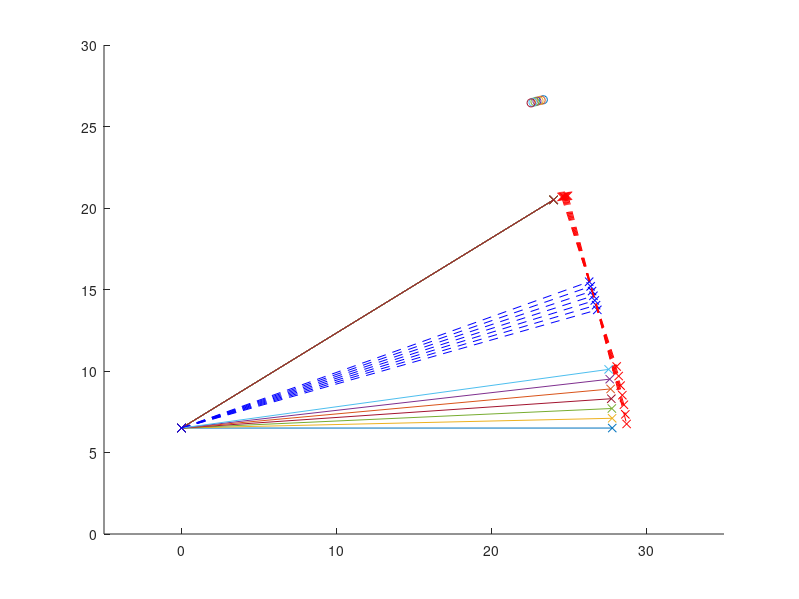
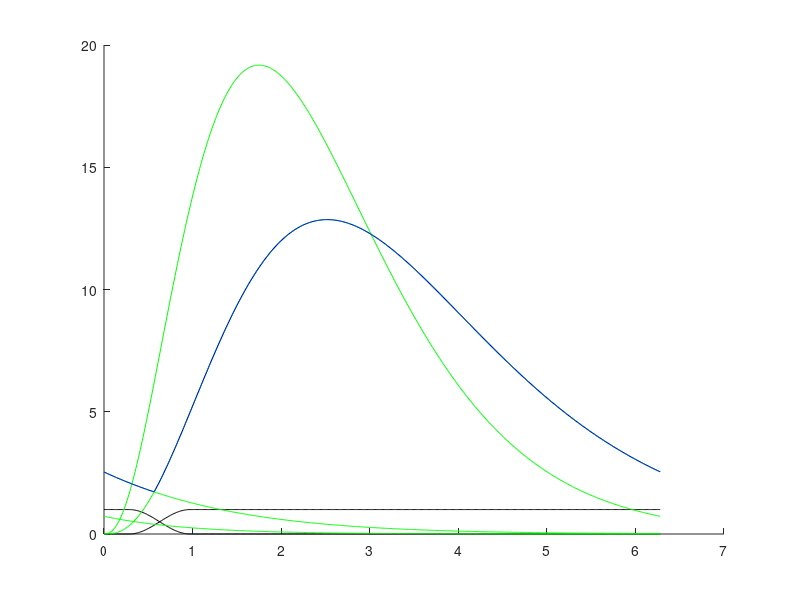
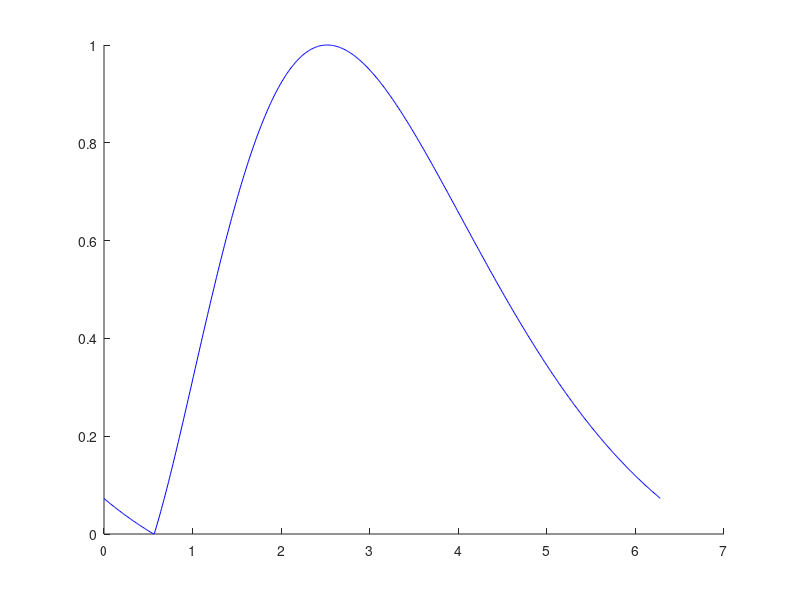
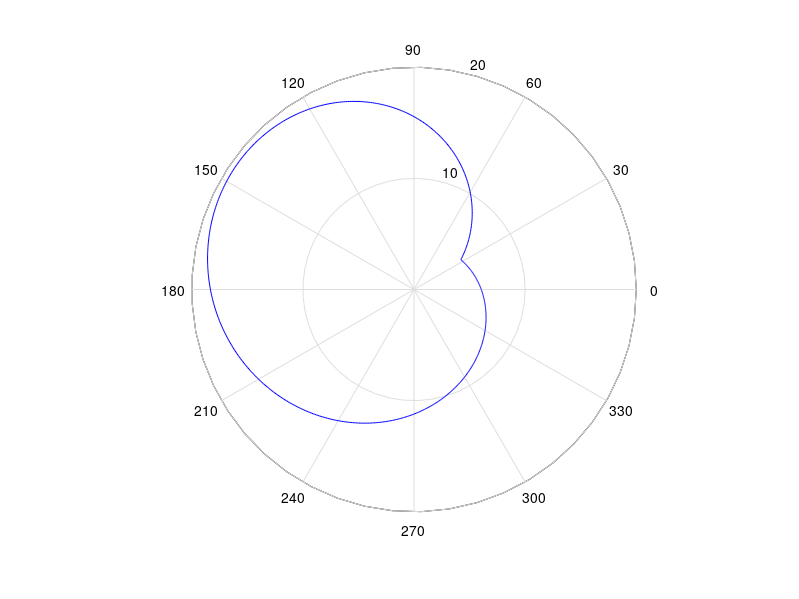

Reproduce these figures in MATLAB, in order.
% The OxyGEN proyect by Profoty.xyz
% Together against the Covid-19
% V4.0 rev.17/03/2020
% 
% Website/blog: oxygen.protofy.xyz
% Contact: oxygen@protofy.xyz


%GEOMETRICAL PARAMETERS

clear;

%Length from the bearing to the hinge
l0 = 27.5;

%Length of the vertical wall that supports the hinge
h0 = 6.5;

%Lenght of the vertical support of the bearing
hb = 4.0;

%Bearing radius
br = 1.1;

%Array of different max and min positions of the bearing
h1a = [6.5, 7.1, 7.7, 8.3, 8.9, 9.5, 10.1];
h2a = [20.5, 20.5, 20.5, 20.5, 20.5, 20.5, 20.5];

%Number of cycles per cam turn (1 to 3).
nc = 1;

%Minimum radius of the camshaft
rmin = 5;


%BREATHING CYCLE PARAMETERS

%Duration of the inhale cycle / duration of the whole cycle
lambda1 = 0.500;
lambda2 = 0.100;

%Soft transition between inhale and exhale cycles
dpsi21 = 0.11;
dpsi12 = 0.15;

%Adjust parameters of the inhale curve
ga1 = 3.8;
gb1 = .9;
ff1 = 50;

%Adjust parametes of the exhale curve
ga2 = 3.5;
gb2 = .70;
ff2 = 55;


%GENERATION OF THE CURVES AND THE CAMSHAFT

%Generation of the geometry

l = sqrt(l0^2+hb^2);


for i = 1:numel(h1a);
    
    ymin(i) = h1a(i);
    ymax(i) = h2a(i);
    
    alphamin(i) = acos((h0 - h1a(i)) / l);
    alphamax(i) = acos((h0 - h2a(i)) / l);
    
    xmin(i) = l*sin(alphamin(i));    
    xmax(i) = l*sin(alphamax(i));
    
    d(i) = sqrt((xmin(i)-xmax(i))^2 + (ymin(i)-ymax(i))^2);
    
    alphatan(i) = (alphamin(i) + alphamax(i)) / 2;
    
    xtan(i) = l*sin(alphatan(i));    
    ytan(i) = h0 - l*cos(alphatan(i));
    
    xsup(i) = xtan(i) + (d(i)/2)*cos(alphatan(i));
    xinf(i) = xtan(i) - (d(i)/2)*cos(alphatan(i));
    
    ysup(i) = ytan(i) + (d(i)/2)*sin(alphatan(i));
    yinf(i) = ytan(i) - (d(i)/2)*sin(alphatan(i));
    
    xcam(i) = xtan(i) + (d(i)/2 + rmin + br)*cos(alphatan(i));
    ycam(i) = ytan(i) + (d(i)/2 + rmin + br)*sin(alphatan(i));
    
end;


%Time increment
dt = 0.01;

%time coordinate during the whole cycle
theta = 0:dt:2*pi;

%Generation of the soft transition between inhale and exhale curves
psi1 = [];
psi2 = [];

for i = 1:numel(theta);
    
    if theta(i) < (lambda2-dpsi21/2)*2*pi;
        psi1(i) = 0;
        
    elseif theta(i) < (lambda2+dpsi21/2)*2*pi;
        psi1(i) = 0.5 + 0.5*cos((theta(i)-(lambda2+dpsi21/2)*2*pi)/(2*dpsi21));
        
    else theta(i) < (lambda1-dpsi12/2)*2*pi;
        psi1(i) = 1;
        
    end;
    
    psi2(i) = 1 - psi1(i);
    
end;    


%Generation of the complete breathing cycle rho(theta)

rho = [];
rho1 = [];
rho2 = [];
rho2next = [];

rhomin = 1000;
rhomax = 0;

for i = 1:numel(theta);
    
    %Inhale curve
    rho1(i) = ff1*gampdf(theta(i), ga1, gb1);
    rho1next(i) = ff1*gampdf(theta(i)+2*pi, ga1, gb1);
    
    %Exhale curve
    rho2(i) = ff2*gampdf(theta(i), ga2, gb2);
    rho2next(i) = ff2*gampdf(theta(i)+2*pi, ga2, gb2);
    
   
    rho(i) = max(rho1(i), rho1next(i));
 
    
    %Capturing min and max in order to generate the normalized curve
    if rho(i) > rhomax
        rhomax = rho(i);
    end;
    
    if rho(i) < rhomin
        rhomin = rho(i);
    end;

end;


%Generation of a normalised curve and camshaft

rhonorm = [];
rhocam = [];

for i = 1:numel(theta);
    
    rhonorm(i) = (rho(i)-rhomin)/(rhomax-rhomin);
        
    for n = 1:numel(d)
        
        rhocam(n,i) = rmin + rhonorm(i)*d(n);
        
    end;
    
end;


%Generation of the first derivate of the camshaft geometry to analize and
%validate the design

drho = [];
drhonorm = [];
drhocam = [];

a = rmin;
b = 1/dt;

for i = 1 : numel(rho)-1;
    
    drho(i) = b*(rho(i+1)-rho(i));
    drhonorm(i) = b*(rhonorm(i+1)-rhonorm(i));
    drhocam(i) = b*(rhocam(i+1)-rhocam(i)) + a;
    
end;

drho(numel(rho)) = b*(rho(1)-rho(numel(rho)));
drhonorm(numel(rhonorm)) = b*(rhonorm(1)-rhonorm(numel(rhonorm)));
drhocam(numel(rhocam)) = b*(rhocam(1)-rhocam(numel(rhocam))) + a;


%X and Y coordinates during two cycles (for 2-cycle camshaft plot)

theta2 = [theta/2, (2*pi+theta)/2];

rhocam2 = [rhocam, rhocam];
drhocam2 = [drho, drho];


%X and Y coordinates during three cycles (for 3-cycle camshaft plot)

theta3 = [theta/3, (2*pi+theta)/3, (4*pi+theta)/3];

rhocam3 = [rhocam, rhocam, rhocam];
drhocam3 = [drho, drho, drho];



%GENERATION OF THE PLOTS

%Trying to print it out in real size (FAIL)
%set(gcf,'PaperUnits','centimeters'); 
%set(gcf,'PaperSize',[42 29.7]);


fpos = figure('Name', 'Dimensions', 'Units', 'centimeters', 'NumberTitle', 'off');
set(gcf,'PaperUnits','centimeters', 'PaperSize', [42/2 27.9/2]);
set(gcf, 'units', 'centimeters', 'position', [0, 0, 28, 20]);
fpos = gcf;
hold on

xlim([-5 35]);
ylim([0 30]);

for i = 1:numel(xmin)
    
    plot([0, xmin(i)], [h0, ymin(i)], '-x')    
    plot([0, xmax(i)], [h0, ymax(i)], '-x')
    
    plot([0, xtan(i)], [h0, ytan(i)], '--xb')
    
    plot([xsup(i), xinf(i)], [ysup(i), yinf(i)], '--xr')
    scatter(xcam(i), ycam(i))

end;

hold off




%Plot of the breathing cycle interpolation by curves

fcycle = figure('Name', 'Breath Cycle curves', 'Units', 'centimeters', 'NumberTitle', 'off');

hold on
plot(theta, psi1, '-k')
plot(theta, psi2, '-k')
plot(theta, rho1, '-g')
plot(theta, rho1next, '-g')
plot(theta, rho2, '-g')
plot(theta, rho2next, '-g')
%plot(theta, drho, '-r')
plot(theta, rho, '-b')
hold off

set(gcf,'PaperUnits','centimeters', 'PaperSize', [42/2 27.9/2]);
set(gcf, 'units', 'centimeters', 'position', [0, 0, 27.9, 27.9]);
fcam3 = gcf;


%Plot of the normalized breathing cycle and first derivate


fnorm = figure('Name', 'Normalized Breath Cycle', 'Units', 'centimeters', 'NumberTitle', 'off');

hold on
%plot(theta, drhonorm, '-r')
plot(theta, rhonorm, '-b')
hold off

set(gcf,'PaperUnits','centimeters', 'PaperSize', [42/2 27.9/2]);
set(gcf, 'units', 'centimeters', 'position', [0, 0, 27.9, 27.9]);
fcam3 = gcf;


%Plot of a 1-cycle camshaft

for n = 1:numel(d)

    fcam1 = figure('Name', '1-Cycle Camshaft', 'Units', 'centimeters', 'NumberTitle', 'off');
    %hold on
   
    %polarplot(theta, drhocam, '-r')
    polar(theta, rhocam(n,:), '-b')

    
    %rlim([0 25]);
    hold off

    set(gcf,'PaperUnits','centimeters', 'PaperSize', [42 27.9]);
    set(gcf, 'units', 'centimeters', 'position', [0, 0, 27.9, 27.9]);
    fcam3 = gcf;
    
end


% %Plot of a 2-cycle camshaft
% 
% fcam2 = figure('Name', '2-Cycle', 'Units', 'centimeters', 'NumberTitle', 'off');
% 
% %hold on;
% %polar(theta, drhocam2, '-r')
% polar(theta2, rhocam2, '-b')
% %hold off;
% 
% set(gcf,'PaperUnits','centimeters', 'PaperSize', [42 27.9]);
% set(gcf, 'units', 'centimeters', 'position', [0, 0, 27.9, 27.9]);
% fcam3 = gcf;
% 
% 
% %Plot of a 3-cycle camshaft
% 
% fcam3 = figure('Name', '3-Cycle', 'Units', 'centimeters', 'NumberTitle', 'off');
% 
% %hold on;
% %polar(theta,drhocam3)
% polar(theta3, rhocam3)
% %hold off;
% 
% set(gcf,'PaperUnits','centimeters', 'PaperSize', [42 27.9]);
% set(gcf, 'units', 'centimeters', 'position', [0, 0, 27.9, 27.9]);
% fcam3 = gcf;

% The OxyGEN proyect by Profoty.xyz
% Together against the Covid-19
% V4.0 rev.17/03/2020
% 
% Website/blog: oxygen.protofy.xyz
% Contact: oxygen@protofy.xyz